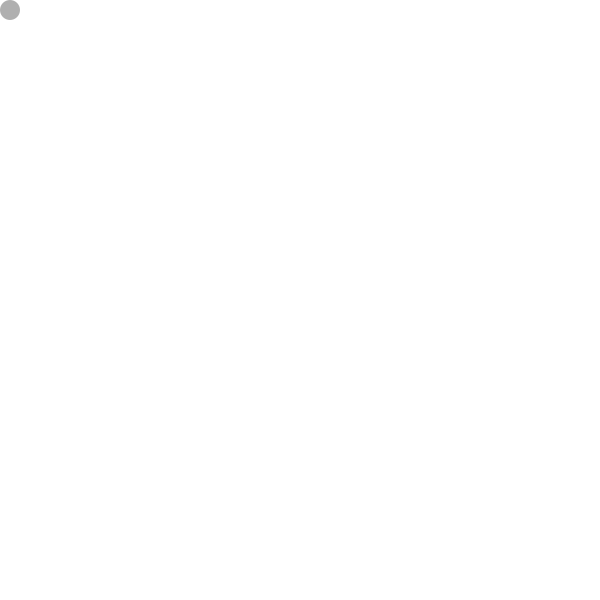
Frame 1 (no input)
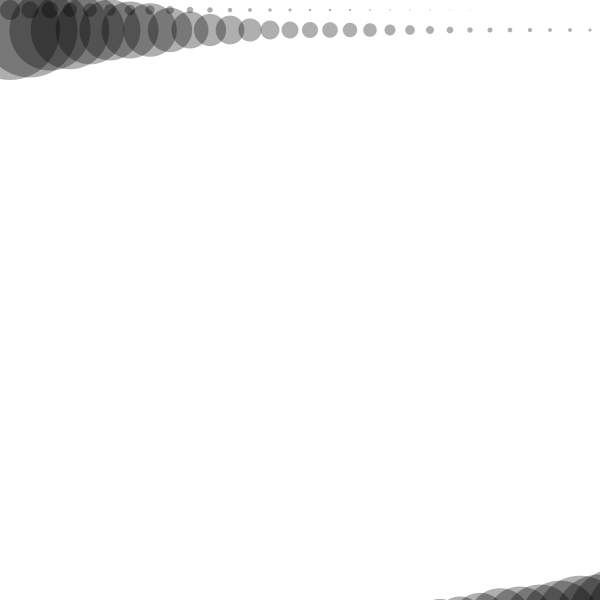
Frame 60 (the mouse pressed at the canvas centre just before this capture)
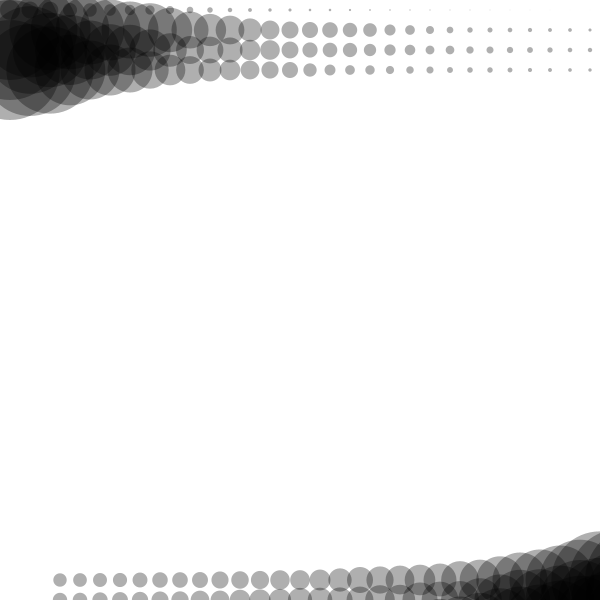
Frame 120 (the mouse held since frame 60 and released just before this capture)

The Processing sketch that drew these frames (run headless with seeded random() and noise(); from frame 60 on, the mouse is pressed at the canvas centre):

// Processing sketch: processing_32023
// ── processing_32023.pde

//import processing.pdf.*;

float x = 10;
float y = 10;
float diam = 20;
float h = random(10-255);

//int counter = 0;

void setup()

{
 
 //size (600, 600, PDF, "final5.pdf");
 size (600, 600);
 background (255);
 smooth();
 frameRate(200);
 //noLoop();
 
}

void draw ()

{

  //while(counter < 1000)
  
  {
    
  noStroke();
  fill(0,0,0,80);
  ellipse (x, y, diam, diam);
  ellipse (650-x, 650-y, diam + 10 , diam + 10);
  //endRecord();
  
  diam = diam * random(0.8,0.99);
  
   x = x + 20;
   
   if(x > 600){
     y = y+20;
     x = 10;
     diam = 100;
   }
   
 //  counter = counter + 1;
   
}

//println("ALL DONE");
//exit();

}
